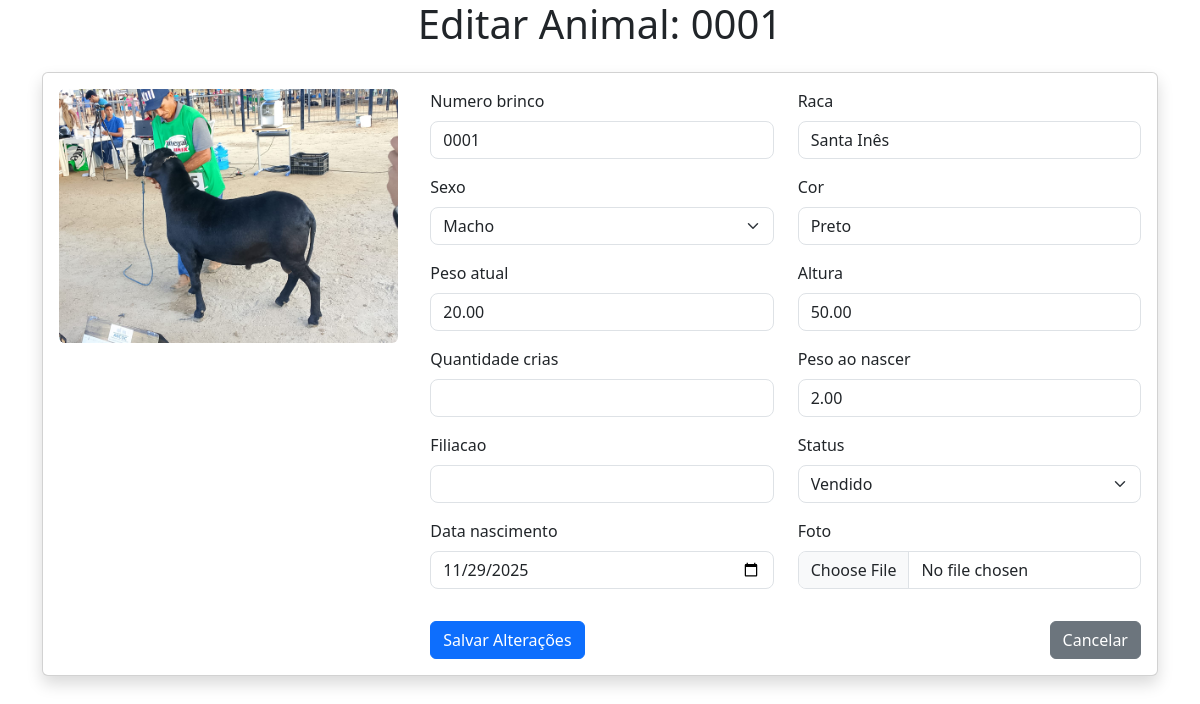
Screenshot of /editar/1/ (signed in) with the database file from the repository.
### ovinos/models.py (models this page shows, shortened)
class Ovino(models.Model):
    SEXO_CHOICES = (
        ('M', 'Macho'),
        ('F', 'Fêmea'),
    )
    STATUS_CHOICES = (
        ('Disponível', 'Disponível'),
        ('Vendido', 'Vendido'),
        ('Reservado', 'Reservado'),
    )
    numero_brinco = models.CharField(max_length=20, unique=True)
    raca = models.CharField(max_length=50)
    sexo = models.CharField(max_length=1, choices=SEXO_CHOICES)
    cor = models.CharField(max_length=30)
    peso_atual = models.DecimalField(max_digits=5, decimal_places=2)
    altura = models.DecimalField(max_digits=5, decimal_places=2)
    quantidade_crias = models.IntegerField(blank=True, null=True)
    peso_ao_nascer = models.DecimalField(max_digits=5, decimal_places=2, blank=True, null=True)
    filiacao = models.CharField(max_length=100, blank=True, null=True)
    status = models.CharField(max_length=20, choices=STATUS_CHOICES, default='Disponível')
    data_nascimento = models.DateField(blank=True, null=True)
    foto = models.ImageField(upload_to='fotos_ovinos/', blank=True, null=True)

### ovinos/views.py (the view)
# urls.py: path('editar/<int:pk>/', views.editar_ovino, name='editar_ovino'),
@login_required
def editar_ovino(request, pk):
    ovino = get_object_or_404(Ovino, pk=pk)
    if request.method == 'POST':
        form = OvinoForm(request.POST, request.FILES, instance=ovino)
        if form.is_valid():
            form.save()
            return redirect('lista_ovinos')
    else:
        form = OvinoForm(instance=ovino)
    return render(request, 'ovinos/editar_ovino.html', {'form': form, 'ovino': ovino})

### ovinos/forms.py
class OvinoForm(forms.ModelForm):
    data_nascimento = forms.DateField(
        widget=forms.DateInput(format='%d/%m/%Y', attrs={'type': 'date'}),
        input_formats=['%d/%m/%Y', '%Y-%m-%d'],  # permite os dois formatos
        required=True
    )
    class Meta:
        model = Ovino
        fields = '__all__'
        widgets = {
            'numero_brinco': forms.TextInput(attrs={'class': 'form-control'}),
            'raca': forms.TextInput(attrs={'class': 'form-control'}),
            'sexo': forms.Select(attrs={'class': 'form-select'}),
            'cor': forms.TextInput(attrs={'class': 'form-control'}),
            'peso_atual': forms.NumberInput(attrs={'class': 'form-control'}),
            'foto': forms.ClearableFileInput(attrs={'class': 'form-control'}),
            'status': forms.Select(attrs={'class': 'form-select'}),
        }

### ovinos/templates/ovinos/editar_ovino.html (shortened to what this page needs)
<!DOCTYPE html>
<html lang="pt-br">
<head>
    <link href="https://cdn.jsdelivr.net/npm/bootstrap@5.3.0/dist/css/bootstrap.min.css" rel="stylesheet">
</head>
<body>
<div class="container my-0">
    <h1 class="mb-4 text-center">Editar Animal: {{ ovino.numero_brinco }}</h1>
    <div class="card shadow">
        <div class="row g-0">
            <div class="col-md-4 text-center p-3">
                {% if ovino.foto %}
                    <img src="{{ ovino.foto.url }}" class="img-fluid rounded" alt="Foto do Ovino">
                {% else %}
                    <img src="https://via.placeholder.com/300x300?text=Sem+Foto" class="img-fluid rounded" alt="Sem Foto">
                {% endif %}
            </div>
            <div class="col-md-8">
                <div class="card-body">
                    <form method="post" enctype="multipart/form-data">
                        <div class="row">
                            {% for field in form %}
                                <div class="mb-3 col-md-6">
                                    <label for="{{ field.id_for_label }}" class="form-label">{{ field.label }}</label>
                                    {{ field }}
                                </div>
                            {% endfor %}
                        </div>
                        <div class="mt-3 d-flex justify-content-between">
                            <button type="submit" class="btn btn-primary">Salvar Alterações</button>
                            <a href="{% url 'lista_ovinos' %}" class="btn btn-secondary">Cancelar</a>
                        </div>
                    </form>
                </div>
            </div>
        </div>
    </div>
</div>
</body>
</html>

### rows the page displays
Ovino: foto (picture), form "0001" "Santa Inês" "Macho" "Preto" "20.00" "50.00" "2.00" "Vendido" "11/29/2025"

### other values shown
{{ field.label }} "Numero brinco" "Raca" "Sexo" "Cor" "Peso atual" "Altura" "Quantidade crias" "Peso ao nascer" "Filiacao" "Status" "Data nascimento" "Foto"
